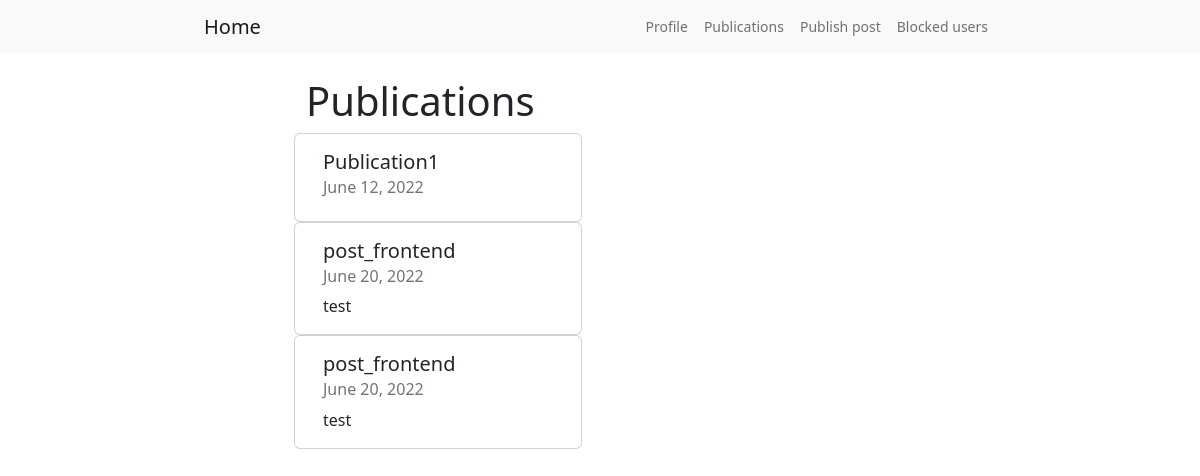
The page /publications/ (signed in) on the database its author committed.
### BlogPost/models.py (models this page shows)
class Publication(models.Model):
    title = models.CharField(max_length=50)
    user = models.ForeignKey(User, on_delete=models.CASCADE)
    summary = models.TextField(null=True, blank=True)
    files = models.FileField(null=True, blank=True)
    creation_date = models.DateField(auto_now=True,)
    last_modified = models.DateTimeField(auto_now=True,)

### BlogPost/views.py (the view)
# urls.py: path('publications/', publication, name="publications"),
def publication(request):
    queryset = Publication.objects.filter(~Q(user=request.user)).all()
    context = {"publications": queryset}
    return render(request, "publications.html", context=context)

### templates/publications.html (shortened to what this page needs)
<!DOCTYPE html>
<html lang="en">
<head>
    <link href="https://cdn.jsdelivr.net/npm/bootstrap@5.2.0-beta1/dist/css/bootstrap.min.css" rel="stylesheet"
>
</head>
<body>
<nav class="row justify-content-center small navbar navbar-expand-lg navbar-light bg-light">
    <div class="container-fluid col-8">
        <div class="navbar-header">
            <a class="navbar-brand" href="#">Home</a>
        </div>
        <ul class="nav navbar-nav d-flex">
            <li class="nav-item"><a class="nav-link" href="{% url "profile" %}">Profile</a></li>
            <li class="nav-item"><a class="nav-link" href="{% url "publications" %}">Publications</a></li>
            <li class="nav-item"><a class="nav-link" href="{% url "add_publications" %}">Publish post</a></li>
            <li class="nav-item"><a class="nav-link" href="{% url "blocked_users" %}">Blocked users</a></li>
        </ul>
    </div>
</nav>
<div class="row justify-content-center my-4">
    <div class="col-6">
        <h1>Publications</h1>
        {% for publication in publications %}
            <div class="row">
                <div class="card" style="width: 18rem;">
                  <div class="card-body">
                    <h5 class="card-title">{{ publication.title }}</h5>
                    <h6 class="card-subtitle mb-2 text-muted">{{ publication.creation_date }}</h6>
                    <p class="card-text">{{ publication.summary }}</p>
                  </div>
                </div>
            </div>
        {% endfor %}
    </div>
</div>
</body>
</html>

### rows shown on the page
Publication: title "Publication1", creation_date "June 12, 2022"
Publication: title "post_frontend", creation_date "June 20, 2022", summary "test"
Publication: title "post_frontend", creation_date "June 20, 2022", summary "test"
